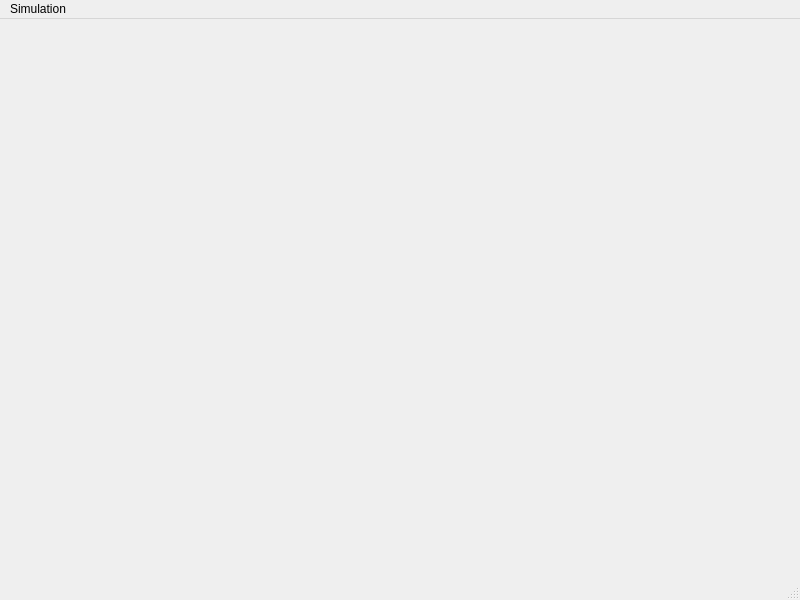
<?xml version="1.0" encoding="UTF-8"?>
<ui version="4.0">
 <class>guiDlg</class>
 <widget class="QMainWindow" name="guiDlg">
  <property name="geometry">
   <rect>
    <x>0</x>
    <y>0</y>
    <width>800</width>
    <height>600</height>
   </rect>
  </property>
  <property name="windowTitle">
   <string>human_capturer</string>
  </property>
    <widget class="QWidget" name="centralwidget">
     <layout class="QVBoxLayout" name="verticalLayout">
      <item>
       <widget class="QSplitter" name="splitter_1">
        <property name="orientation">
         <enum>Qt::Horizontal</enum>
        </property>
        <widget class="QSplitter" name="splitter_2">
         <property name="sizePolicy">
          <sizepolicy hsizetype="Minimum" vsizetype="Expanding">
           <horstretch>0</horstretch>
           <verstretch>0</verstretch>
          </sizepolicy>
         </property>
         <property name="orientation">
          <enum>Qt::Vertical</enum>
         </property>
        </widget>
       </widget>
      </item>
     </layout>
    </widget>
    <widget class="QMenuBar" name="menubar">
     <property name="geometry">
      <rect>
       <x>0</x>
       <y>0</y>
       <width>780</width>
       <height>25</height>
      </rect>
     </property>
     <widget class="QMenu" name="menuSimulation">
      <property name="title">
       <string>Simulation</string>
      </property>
      <addaction name="actionStart_Stop"/>
     </widget>
     <addaction name="menuFile"/>
     <addaction name="menuSimulation"/>
    </widget>
    <widget class="QStatusBar" name="statusbar"/>
    <action name="actionStart_Stop">
     <property name="text">
      <string>Start/Stop</string>
     </property>
    </action>
 </widget>
 <resources/>
 <connections/>
</ui>
